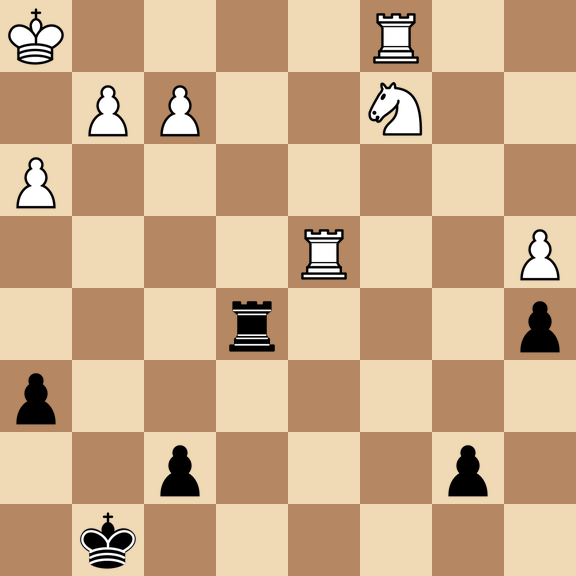
#> input picture 2d_recognition/examples_lichess2d/generated_end_flipped.png, 576 x 576 px
$ python -i board_proposals.py   (imports and definitions only)
#> lines starting #> are read from the running program, lines starting #| are printed output that depends on the picture
"""Propose complete, axis-aligned 8x8 boards for explicit user review.

Detection uses continuous RGB boundary evidence, floating-point grid spacing,
multiple resolutions, and original-image refinement. No piece/theme model is
needed. A grid-fit score is a heuristic, never a probability or confirmation.
"""
from collections import Counter
from dataclasses import dataclass
import math
import numpy as np
from PIL import Image, ImageFilter
from .board_locator_2d import BoardRect, RecognitionError


# [4 lines that did not run here, left out]


# [4 lines that did not run here, left out]


# Work is bounded even when the source is a large desktop screenshot.
SEARCH_SIZES = (960, 1600)
MAX_AXIS_CANDIDATES = 100
MAX_GRID_CANDIDATES = 240
MAX_REFINEMENTS = 12
PARITY = np.indices((8, 8)).sum(axis=0) % 2
# Several small corner regions avoid most piece bodies and coordinate labels.
OFFSETS = np.array([(.13, .13), (.13, .87), (.87, .13), (.87, .87)])


def _line_edges(row):
    """Collapse an antialiased transition into one boundary, not extra colours."""
    strength = np.linalg.norm(np.diff(row.astype(np.float32), axis=0), axis=1)
    active = np.flatnonzero(strength >= 5.)
    if not active.size:
        return np.array([0., float(len(row))])
    # One weak pixel inside a transition must not split it into two edges.
    cuts = np.flatnonzero(np.diff(active) > 2) + 1
    groups = np.split(active, cuts)
    centers = [float(np.average(g + 1., weights=strength[g])) for g in groups]
    return np.r_[0., centers, float(len(row))]


def _axis_votes(rgb, minimum_pitch=4.):
    """Vote for grid intervals from similarly spaced boundary groups.

    Coordinates and pitch stay fractional until they are clustered for voting.
    Three intact cells are enough to seed a candidate; both-axis verification
    later checks the whole board. Pieces can interrupt the other scanlines.
    """
    height, width = rgb.shape[:2]
    votes = Counter()
    totals = {}
    for y in np.unique(np.linspace(0, height - 1, min(height, 120)).astype(int)):
        edges = _line_edges(rgb[y])
        lengths = np.diff(edges)
        seen = set()  # One scanline contributes at most one vote per interval.
        for i in range(len(lengths) - 2):
            sizes = lengths[i:i + 3]
            pitch = float(np.mean(sizes))
            if pitch < minimum_pitch or np.ptp(sizes) > max(1.5, pitch * .12):
                continue
            # Least-squares fit to four boundaries, rather than one run width.
            points = edges[i:i + 4]
            pitch = float(np.dot(points - points.mean(), [-1.5, -.5, .5, 1.5]) / 5.)
            start = float(points.mean() - 1.5 * pitch)
            for offset in range(6):
                left, side = start - offset * pitch, 8 * pitch
                if left < -2 or left + side > width + 2:
                    continue
                left = max(0., left)
                side = min(side, width - left)
                key = round(left / 2), round(side / 2)
                if key in seen:
                    continue
                seen.add(key)
                votes[key] += 1
                old = totals.get(key, (0., 0.))
                totals[key] = old[0] + left, old[1] + side
    return [(totals[key][0] / n, totals[key][1] / n, n)
            for key, n in votes.most_common(MAX_AXIS_CANDIDATES)]


def _cell_samples(rgb, left, top, width, height, rows=None, columns=None):
    rows = np.arange(8) if rows is None else np.asarray(rows)
    columns = np.arange(8) if columns is None else np.asarray(columns)
    yy = top + (rows[:, None, None] + OFFSETS[None, None, :, 0]) * height / 8
    xx = left + (columns[None, :, None] + OFFSETS[None, None, :, 1]) * width / 8
    yy, xx = np.broadcast_arrays(yy, xx)
    valid = (yy >= 0) & (yy < rgb.shape[0]) & (xx >= 0) & (xx < rgb.shape[1])
    pixels = rgb[np.clip(yy.astype(int), 0, rgb.shape[0]-1),
                 np.clip(xx.astype(int), 0, rgb.shape[1]-1)]
    return np.median(pixels, axis=2).astype(float), valid.all(axis=2)


def _appearance(rgb, left, top, width, height):
    samples, valid = _cell_samples(rgb, left, top, width, height)
    if not valid.all():
        return 0., np.zeros((2, 3)), 0.
    colors = np.array([np.median(samples[PARITY == p], axis=0) for p in (0, 1)])
    contrast = float(np.linalg.norm(colors[0] - colors[1]))
    if contrast < 10.:  # Reject near-uniform panels, without fixed colour bins.
        return 0., colors, contrast
    distances = np.linalg.norm(samples - colors[PARITY], axis=2)
    fit = float(np.mean(np.clip(1 - distances / max(8., min(65., contrast * .65)), 0, 1)))
    return fit, colors, contrast


def _grid_fit(rgb, left, top, side):
    """Compatibility helper: appearance alone is insufficient for acceptance."""
    return _appearance(rgb, left, top, side, side)[0]


def _iou(a, b):
    x, y, w, h = a
    xx, yy, ww, hh = b
    area = max(0., min(x+w, xx+ww)-max(x, xx)) * max(0., min(y+h, yy+hh)-max(y, yy))
    return area / max(1., w*h + ww*hh - area)


def _view_candidates(rgb, minimum_pitch):
    xs = _axis_votes(rgb, minimum_pitch)
    ys = _axis_votes(rgb.transpose(1, 0, 2), minimum_pitch)
    grids = []
    for x, width, vx in xs:
        for y, height, vy in ys:
            if abs(width - height) > max(3., max(width, height) * .025):
                continue
            grids.append((vx + vy, x, y, width, height))
    scored = []
    for votes, x, y, w, h in sorted(grids, reverse=True)[:MAX_GRID_CANDIDATES]:
        fit, _, _ = _appearance(rgb, x, y, w, h)
        if fit >= .72:
            scored.append((fit, votes, x, y, w, h))
    chosen = []
    for fit, votes, x, y, w, h in sorted(scored, reverse=True):
        rect = (x, y, w, h)
        if any(_iou(rect, other[1]) > .75 for other in chosen):
            continue
        chosen.append((fit, rect))
        if len(chosen) == MAX_REFINEMENTS:
            break
    return chosen


def _refine_axis(rgb, origin, cross_origin, length, cross_length, contrast):
    """Fit the seven internal boundaries using many original-image scanlines."""
    pitch = length / 8
    lo = max(0, int(math.floor(origin - pitch * .15 - 3)))
    hi = min(rgb.shape[1], int(math.ceil(origin + length + pitch * .15 + 3)))
    ys = cross_origin + (np.arange(8)[:, None] + np.array([.16, .28, .72, .84])) * cross_length / 8
    ys = np.clip(ys.astype(int).ravel(), 0, rgb.shape[0]-1)
    strip = rgb[ys, lo:hi].astype(np.float32)
    # A median across scanlines resists pieces, arrows and text on some squares.
    profile = np.median(np.linalg.norm(np.diff(strip, axis=1), axis=2), axis=0)
    if len(profile) < 3:
        return None
    # Sum a narrow neighbourhood to include a resampled boundary's full ramp.
    # The neighbourhood cannot exceed half a square on tiny inputs.
    radius = min(2, max(0, int(pitch / 8)))
    padded = np.pad(profile, (radius, radius))
    energy = sum(padded[i:i + len(profile)] for i in range(2 * radius + 1))
    positions, indices, qualities = [], [], []
    search = max(3., pitch * .09)
    for k in range(1, 8):
        predicted = origin + k * pitch
        a = max(0, int(math.floor(predicted - search)) - lo - 1)
        b = min(len(energy), int(math.ceil(predicted + search)) - lo)
        if a >= b:
            continue
        best = float(np.max(energy[a:b]))
        if best < max(5., contrast * .22):
            continue
        peaks = np.flatnonzero(energy[a:b] >= best * .98) + a
        peak = int(peaks[np.argmin(abs(peaks + lo + 1 - predicted))])
        # Refine to the centre of the raw edge ramp, not a smoothing plateau.
        low, high = max(0, peak-radius), min(len(profile), peak+radius+1)
        weights = profile[low:high]
        position = float(np.average(np.arange(low, high) + lo + 1, weights=weights))
        positions.append(position)
        indices.append(k)
        qualities.append(min(1., best / max(10., contrast * .65)))
    if len(indices) < 5:
        return None
    indices = np.asarray(indices, dtype=float)
    positions = np.asarray(positions)
    # Remove a piece/text peak that happened to land near one predicted line.
    slopes = [(positions[j]-positions[i])/(indices[j]-indices[i])
              for i in range(len(indices)) for j in range(i+1, len(indices))]
    fitted_pitch = float(np.median(slopes))
    fitted_origin = float(np.median(positions - indices * fitted_pitch))
    good = abs(positions - (fitted_origin + indices*fitted_pitch)) <= max(1.5, pitch*.025)
    if np.count_nonzero(good) < 5:
        return None
    ii, pp = indices[good], positions[good]
    fitted_pitch = float(np.dot(ii-ii.mean(), pp-pp.mean()) / np.sum((ii-ii.mean())**2))
    fitted_origin = float(pp.mean() - ii.mean()*fitted_pitch)
    quality = float(np.sum(np.asarray(qualities)[good]) / 7)
    return fitted_origin, 8*fitted_pitch, quality


def _continues_outside(rgb, rect, colors, contrast):
    """Reject an internal 8x8 window of a larger repeating checkerboard."""
    x, y, w, h = rect
    tolerance = max(8., min(45., contrast * .35))
    for rows, columns in ((range(8), [-1]), (range(8), [8]), ([-1], range(8)), ([8], range(8))):
        samples, valid = _cell_samples(rgb, x, y, w, h, rows, columns)
        parity = (np.array(list(rows))[:, None] + np.array(list(columns))[None, :]) % 2
        matches = (np.linalg.norm(samples - colors[parity], axis=2) <= tolerance) & valid
        if np.count_nonzero(valid) >= 6 and np.count_nonzero(matches) >= 6:
            return True
    return False


def _refine_candidate(rgb, rect):
    x, y, w, h = rect
    _, _, contrast = _appearance(rgb, x, y, w, h)
    if contrast < 10.:
        return None
    horizontal = _refine_axis(rgb, x, y, w, h, contrast)
    vertical = _refine_axis(rgb.transpose(1, 0, 2), y, x, h, w, contrast)
    if horizontal is None or vertical is None:
        return None
    x, w, gx = horizontal
    y, h, gy = vertical
    # Independent spacing estimates permit pixel rounding, not stretched boards.
    if abs(w - h) > max(2., max(w, h)*.01):
        return None
    x, y, w, h = round(x), round(y), round(w), round(h)
    # Boundary fitting may overshoot an image edge by a fraction of a pixel.
    if x < -1 or y < -1 or x+w > rgb.shape[1]+1 or y+h > rgb.shape[0]+1:
        return None
    x, y = max(0, x), max(0, y)
    w, h = min(w, rgb.shape[1]-x), min(h, rgb.shape[0]-y)
    if min(w, h) < 128:
        return None
    fit, colors, contrast = _appearance(rgb, x, y, w, h)
    if fit < .76 or _continues_outside(rgb, (x, y, w, h), colors, contrast):
        return None
    score = .65 * fit + .35 * min(gx, gy)
    if score < .78:
        return None
    return BoardProposal(BoardRect(x, y, w, h).checked((rgb.shape[1], rgb.shape[0])), float(score))


def propose_boards(image, *, limit=3):
    if type(limit) is not int or not 1 <= limit <= 5:
        raise RecognitionError('Proposal limit must be an integer from 1 to 5')
    if min(image.size) < 128 or image.width * image.height > 60_000_000:
        return ()
    source = image.convert('RGB')
    original = np.asarray(source)
    candidates = []
    previous_size = None
    for bound in SEARCH_SIZES:
        scale = min(1., bound / max(source.size))
        size = (max(1, round(source.width*scale)), max(1, round(source.height*scale)))
        if size == previous_size:
            continue
        previous_size = size
        small = source.resize(size, Image.Resampling.LANCZOS).filter(ImageFilter.MedianFilter(3))
        rgb = np.asarray(small)
        if min(size) < 28:
            continue
        # This minimum is in source pixels; it no longer depends on UI panels.
        minimum_pitch = max(3.5, 128 * scale / 8 * .9)
        for fit, (x, y, w, h) in _view_candidates(rgb, minimum_pitch):
            sx, sy = source.width/size[0], source.height/size[1]
            rect = (x*sx, y*sy, w*sx, h*sy)
            candidates.append(rect)
    verified = []
    for rect in candidates:
        if any(_iou(rect, (p.rectangle.left, p.rectangle.top, p.rectangle.width, p.rectangle.height)) > .85
               for p in verified):
            continue
        proposal = _refine_candidate(original, rect)
        if proposal is not None:
            verified.append(proposal)
    result = []
    for proposal in sorted(verified, key=lambda p: (-p.grid_fit, p.rectangle.top, p.rectangle.left)):
        rect = proposal.rectangle
        if any(_iou((rect.left, rect.top, rect.width, rect.height),
                    (p.rectangle.left, p.rectangle.top, p.rectangle.width, p.rectangle.height)) > .6 for p in result):
            continue
        result.append(proposal)
        if len(result) == limit:
            break
    return tuple(result)


def proposal_document(proposals, request_id):
    return dict(version=1, request_id=request_id, proposals=[
        dict(rect=[p.rectangle.left, p.rectangle.top, p.rectangle.width, p.rectangle.height],
             grid_fit=p.grid_fit) for p in proposals])


def parse_proposals(raw, request_id, image_size):
    """Validate process output before placing any rectangle in the editor."""
    import json
    try:
        data = json.loads(raw)
        if (not isinstance(data, dict) or data.get('version') != 1
                or type(data.get('request_id')) is not int or data['request_id'] != request_id
                or not isinstance(data.get('proposals'), list) or len(data['proposals']) > 5):
            raise ValueError('Invalid or stale board proposals')
        proposals = []
        for item in data['proposals']:
            rect = BoardRect(*item['rect']).checked(image_size)
            score = item['grid_fit']
            if type(score) not in (int, float) or not math.isfinite(score) or not 0 <= score <= 1:
                raise ValueError('Invalid grid-fit score')
            proposals.append(BoardProposal(rect, score))
        return ProposalResult(request_id, tuple(proposals))
    except (ValueError, TypeError, KeyError, OverflowError) as error:
        raise RecognitionError('Invalid board proposal response: ' + str(error)) from error

>>> from PIL import Image
>>> picture = Image.open('../examples_lichess2d/generated_end_flipped.png')
#> picture is the input picture: PIL image 576x576 RGB; mean R, G, B 203.7, 171.7, 137.5
>>> result = propose_boards(picture)
#> the loop in propose_boards, `for bound in SEARCH_SIZES:` made 2 passes
#> the loop in propose_boards, `for rect in candidates:` made 1 pass
#> rect on pass 1: (0, 0, 576, 576)
#> pass 1, in _refine_axis, `strip = rgb[ys, lo:hi].astype(np.float32)`:
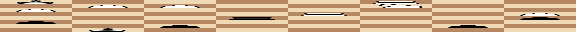
#> strip: shape (32, 576, 3) float32; mean R, G, B 203.1, 171.5, 137.7
#> pass 1, in _refine_axis (call 2), `strip = rgb[ys, lo:hi].astype(np.float32)`:
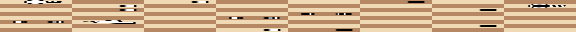
#> strip: shape (32, 576, 3) float32; mean of channels 0, 1, 2 205.4, 172.7, 137.7; drawn as R, G, B
#> (the run stopped early here; a loop or call above may not have finished)

$ run again, on 2d_recognition/examples_lichess2d/generated_middle.png
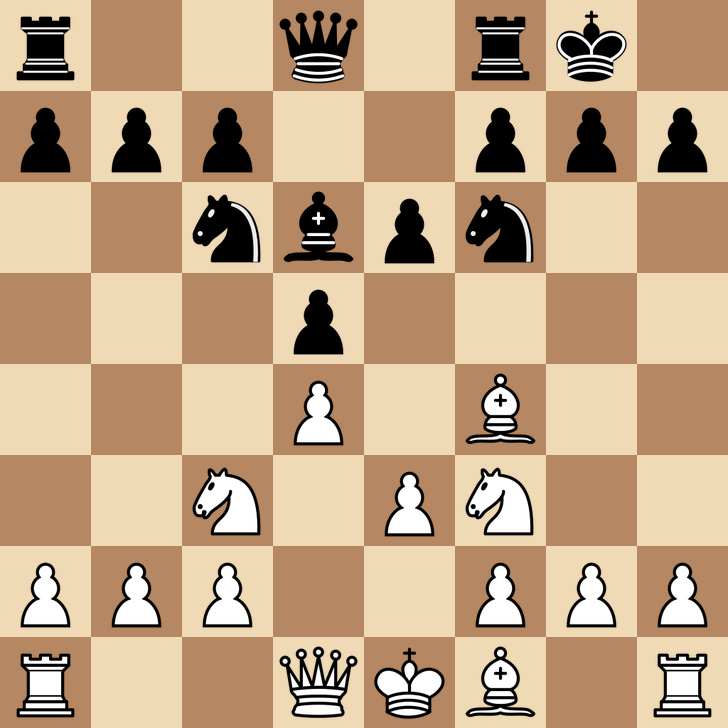
#> input picture 2d_recognition/examples_lichess2d/generated_middle.png, 728 x 728 px
#> picture is the input picture: PIL image 728x728 RGB; mean R, G, B 193.9, 164.8, 133.4
#> the loop in propose_boards, `for bound in SEARCH_SIZES:` made 2 passes
#> the loop in propose_boards, `for rect in candidates:` made 1 pass
#> rect on pass 1: (0, 0, 728, 728)
#> pass 1, in _refine_axis, `strip = rgb[ys, lo:hi].astype(np.float32)`:
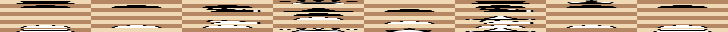
#> strip: shape (32, 728, 3) float32; mean R, G, B 190.9, 162.7, 132.4
#> pass 1, in _refine_axis (call 2), `strip = rgb[ys, lo:hi].astype(np.float32)`:
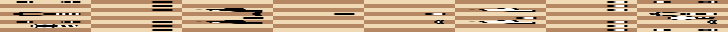
#> strip: shape (32, 728, 3) float32; mean of channels 0, 1, 2 198, 167.1, 133.9; drawn as R, G, B

$ run again, on 2d_recognition/examples_lichess2d/generated_promotions.png
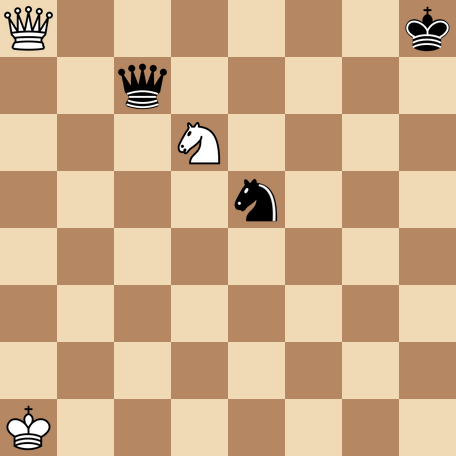
#> input picture 2d_recognition/examples_lichess2d/generated_promotions.png, 456 x 456 px
#> picture is the input picture: PIL image 456x456 RGB; mean R, G, B 207.2, 174.6, 139.4
#> the loop in propose_boards, `for bound in SEARCH_SIZES:` made 2 passes
#> the loop in propose_boards, `for rect in candidates:` made 1 pass
#> rect on pass 1: (0, 0, 456, 456)
#> pass 1, in _refine_axis, `strip = rgb[ys, lo:hi].astype(np.float32)`:
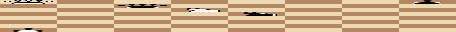
#> strip: shape (32, 456, 3) float32; mean R, G, B 206.7, 174.2, 139
#> pass 1, in _refine_axis (call 2), `strip = rgb[ys, lo:hi].astype(np.float32)`:
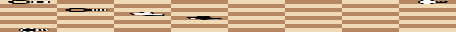
#> strip: shape (32, 456, 3) float32; mean of channels 0, 1, 2 206.8, 174.3, 139.1; drawn as R, G, B

$ run again, on 2d_recognition/examples_lichess2d/generated_start.png
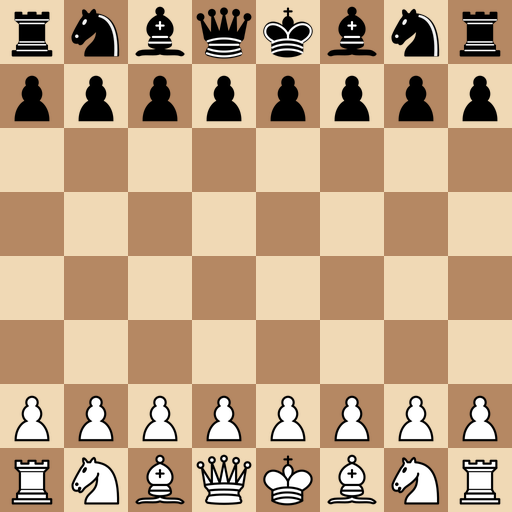
#> input picture 2d_recognition/examples_lichess2d/generated_start.png, 512 x 512 px
#> picture is the input picture: PIL image 512x512 RGB; mean R, G, B 193.1, 164, 132.8
#> the loop in propose_boards, `for bound in SEARCH_SIZES:` made 2 passes
#> pass 1, in propose_boards, `small = source.resize(size, Image.Resampling.LANCZOS).filter(ImageFilt..`:
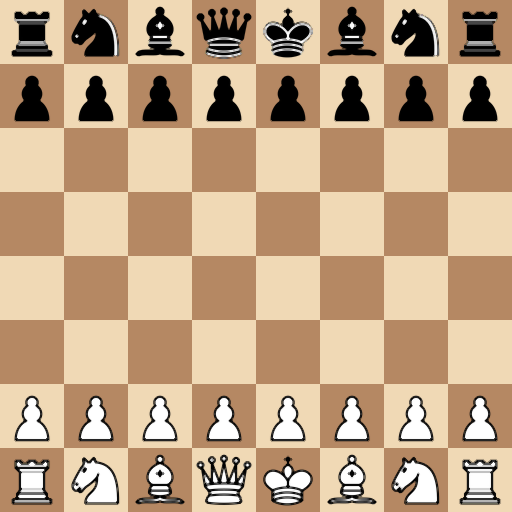
#> small: PIL image 512x512 RGB; mean R, G, B 193.4, 164.3, 133
#> the loop in propose_boards, `for rect in candidates:` made 1 pass
#> rect on pass 1: (0, 0, 512, 512)
#> pass 1, in _refine_axis (call 2), `strip = rgb[ys, lo:hi].astype(np.float32)`:
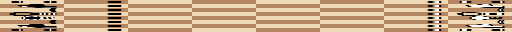
#> strip: shape (32, 512, 3) float32; mean of channels 0, 1, 2 197.6, 166.7, 133.5; drawn as R, G, B
